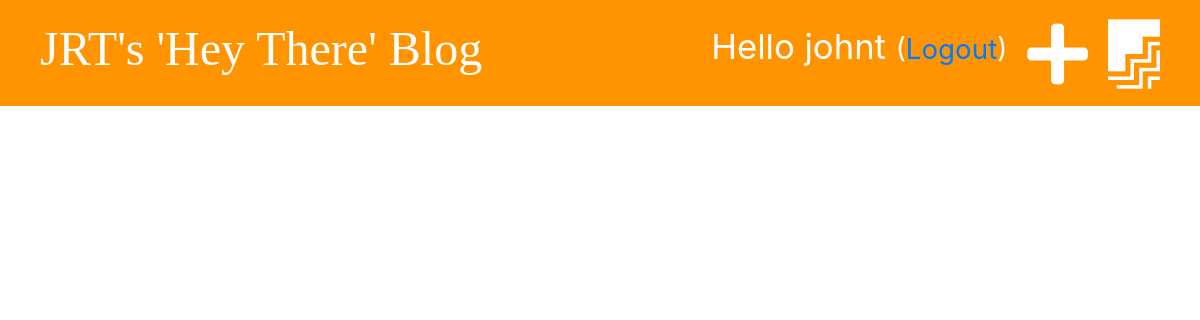
Before: /drafts/ (signed in) with the older database file.
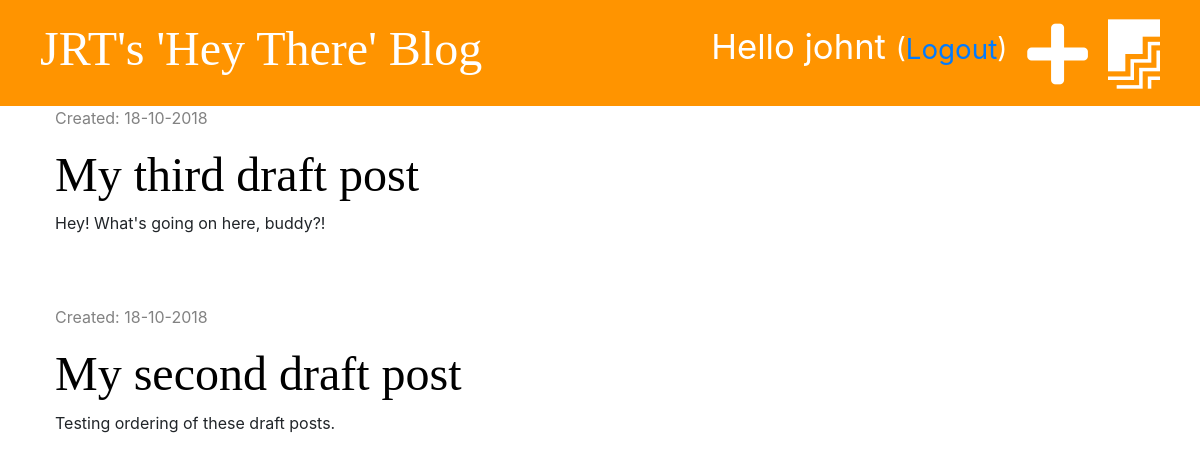
After: the same page with the newer database file.
### blog/models.py (models this page shows, shortened)
class Post(models.Model):
    author = models.ForeignKey('auth.User', on_delete=models.CASCADE)
    title = models.CharField(max_length=200)
    text = models.TextField()
    created_date = models.DateTimeField(default=timezone.now)
    published_date = models.DateTimeField(blank=True, null=True)

### blog/views.py (the view)
# urls.py: path('drafts/', views.post_draft_list, name='post_draft_list'),
@login_required
def post_draft_list(request):
    posts = Post.objects.filter(published_date__isnull=True).order_by('-created_date')
    stuff_for_frontend = {'posts': posts}
    return render(request, 'blog/post_draft_list.html', stuff_for_frontend)

### blog/templates/blog/post_draft_list.html (shortened to what this page needs)
{% extends 'blog/base.html'%}
{% block content %}
    {% for post in posts %}
        <div class="post">
            <p class="date">Created: {{ post.created_date|date:'d-m-Y' }}</p>
            <h1><a href="{% url 'post_detail' pk=post.pk %}" >{{ post.title }}</a></h1>
            <p>{{ post.text|truncatechars:50 }}</p>
        </div>
    {% endfor %}
{% endblock %}

### blog/templates/blog/base.html (shortened to what this page needs)
{% load staticfiles %}
<html>
<head>
    <link rel="stylesheet" href="https://stackpath.bootstrapcdn.com/bootstrap/4.1.3/css/bootstrap.min.css">
    <link rel="stylesheet" href="{% static 'css/blog.css' %}">
    <link rel="stylesheet" href="https://use.fontawesome.com/releases/v5.4.1/css/all.css">
</head>
<body>
<div class="page-header">
    {% if user.is_authenticated %}
        <a href="{% url 'post_draft_list' %}" class="top-menu"><i class="fab fa-firstdraft fa-2x" style="color: white"></i></a>
        <a href="{% url 'post_new' %}" class="top-menu"><i class="fas fa-plus fa-2x" style="color: white"></i></a>
        <p class="top-menu">Hello {{ user.username }} <small>(<a href="{% url 'logout' %}">Logout</a>)</small></p>
    {% else %}
        <a href="{% url 'login' %}" class="top-menu"><i class="fas fa-sign-in-alt fa-2x" style="color: white"></i></a>
    {% endif %}
    <h1><a href="/">JRT's 'Hey There' Blog</a></h1>
</div>
<div class="content container">
    <div class="row">
        <div class="col-md-8">
            {% block content %}
            {% endblock %}
         </div>
    </div>
</div>
</body>
</html>

### blog/static/css/blog.css (style rules this page uses)
.page-header { background-color: #ff9400; margin-top: 0; padding: 20px 20px 20px 40px; }
.page-header h1, .page-header h1 a { color: #ffffff; font-size: 36pt; text-decoration: none; }
.content { margin-left: 40px; }
h1, h2, h3, h4 { font-family: 'Tangerine', 'Inconsolata', 'Droid Sans', serif; font-size: 48px; }
.date { color: #828282; }
.post { margin-bottom: 70px; }
.post h1 a { color: #000000; }
.top-menu, top-menu:hover { color: #ffffff; float: right; font-size: 26pt; margin-right: 20px; }

Changed rows visible on the page:
added Post: created_date "18-10-2018", title "My third draft post", text "Hey! What's going on here, buddy?!"
added Post: created_date "18-10-2018", title "My second draft post", text "Testing ordering of these draft posts."
